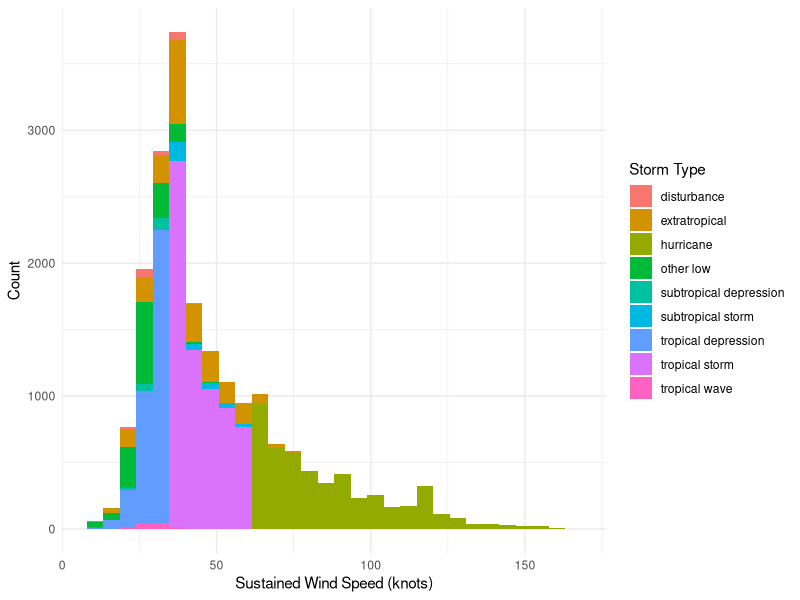
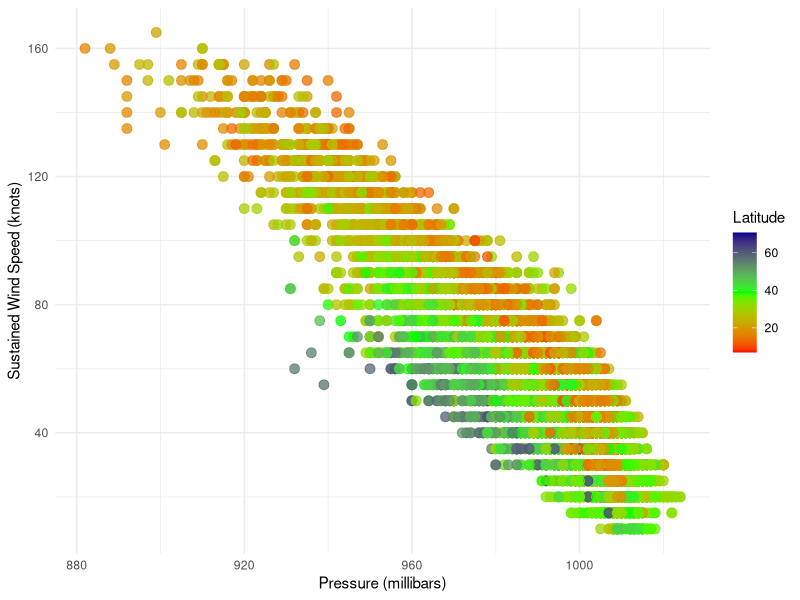
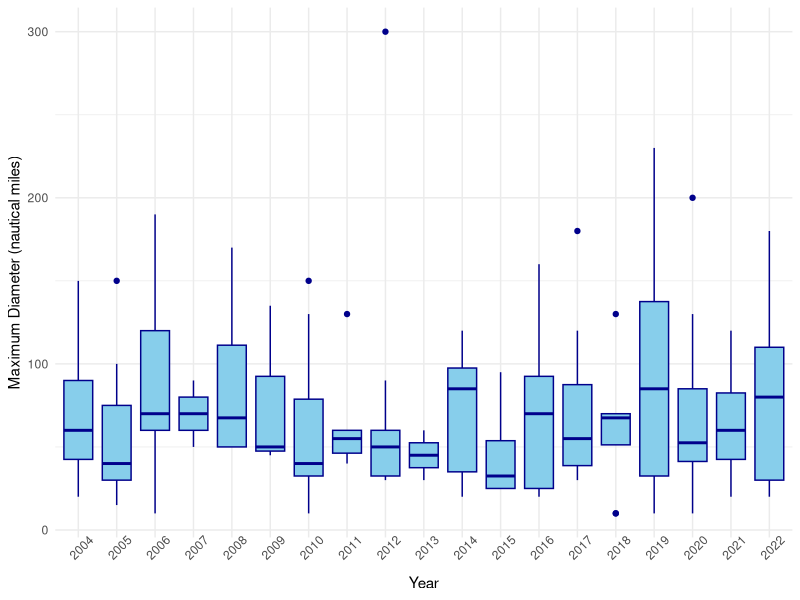

These figures' R source, in order:
## ---- chunk 1
knitr::opts_chunk$set(echo = FALSE, message = FALSE)
## ---- chunk 2
library(tidyverse)
data(storms)
summary(storms)
## ---- chunk 3
storms %>% 
  ggplot()+
  geom_histogram(aes(x = wind, fill = status)) +
  theme_minimal() +
  labs(fill = "Storm Type") + 
  ylab("Count") +
  xlab("Sustained Wind Speed (knots)") 
## ---- chunk 4
storms %>%
  ggplot() +
  geom_point(aes(x = pressure, y = wind, color = lat), alpha = 0.75, cex = 3) +
  scale_color_gradientn(colors = c( "red", "green", "darkblue")) +
  theme_minimal() +
  labs(color = "Latitude") + 
  xlab("Pressure (millibars)") +
  ylab("Sustained Wind Speed (knots)") 
## ---- chunk 5
hurricanes <- storms %>% 
  filter(status == 'hurricane') %>%
  group_by(name, year) %>%
  summarize(max_force_diameter = max(hurricane_force_diameter)) %>%
  filter(!is.na(max_force_diameter))
## ---- chunk 6
hurricanes %>%
  ggplot() +
  geom_boxplot(aes(x = as.factor(year), y = max_force_diameter), color = "darkblue", fill = "skyblue") +
  theme_minimal() +
  xlab("Year") +
  ylab("Maximum Diameter (nautical miles)") +
  theme(axis.text.x = element_text(angle = 45)) 
